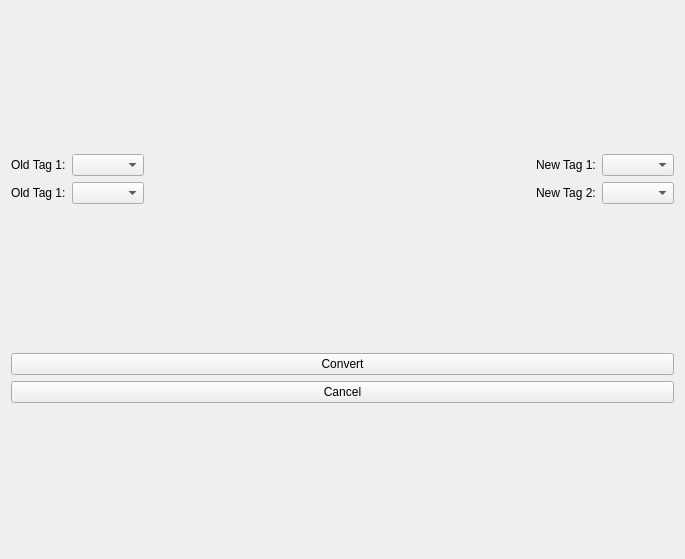
<?xml version="1.0" encoding="UTF-8"?>
<ui version="4.0">
 <class>Form</class>
 <widget class="QWidget" name="Form">
  <property name="geometry">
   <rect>
    <x>0</x>
    <y>0</y>
    <width>685</width>
    <height>559</height>
   </rect>
  </property>
  <property name="windowTitle">
   <string>Form</string>
  </property>
  <layout class="QVBoxLayout" name="verticalLayout_6">
   <item>
    <layout class="QHBoxLayout" name="horizontalLayout_3">
     <item>
      <layout class="QHBoxLayout" name="horizontalLayout">
       <item>
        <layout class="QVBoxLayout" name="verticalLayout">
         <item>
          <widget class="QLabel" name="label_old_tag1">
           <property name="text">
            <string>Old Tag 1:</string>
           </property>
          </widget>
         </item>
         <item>
          <widget class="QLabel" name="label_old_tag2">
           <property name="text">
            <string>Old Tag 1:</string>
           </property>
          </widget>
         </item>
        </layout>
       </item>
       <item>
        <layout class="QVBoxLayout" name="verticalLayout_2">
         <item>
          <widget class="QComboBox" name="comboBox_old_tag1"/>
         </item>
         <item>
          <widget class="QComboBox" name="comboBox_old_tag2"/>
         </item>
        </layout>
       </item>
      </layout>
     </item>
     <item>
      <spacer name="horizontalSpacer">
       <property name="orientation">
        <enum>Qt::Horizontal</enum>
       </property>
       <property name="sizeHint" stdset="0">
        <size>
         <width>40</width>
         <height>20</height>
        </size>
       </property>
      </spacer>
     </item>
     <item>
      <layout class="QHBoxLayout" name="horizontalLayout_2">
       <item>
        <layout class="QVBoxLayout" name="verticalLayout_3">
         <item>
          <widget class="QLabel" name="label_new_tag1">
           <property name="text">
            <string>New Tag 1:</string>
           </property>
          </widget>
         </item>
         <item>
          <widget class="QLabel" name="label_new_tag2">
           <property name="text">
            <string>New Tag 2:</string>
           </property>
          </widget>
         </item>
        </layout>
       </item>
       <item>
        <layout class="QVBoxLayout" name="verticalLayout_4">
         <item>
          <widget class="QComboBox" name="comboBox_new_tag1"/>
         </item>
         <item>
          <widget class="QComboBox" name="comboBox_new_tag2"/>
         </item>
        </layout>
       </item>
      </layout>
     </item>
    </layout>
   </item>
   <item>
    <layout class="QVBoxLayout" name="verticalLayout_5">
     <item>
      <widget class="QPushButton" name="pushButton_convert">
       <property name="text">
        <string>Convert</string>
       </property>
      </widget>
     </item>
     <item>
      <widget class="QPushButton" name="pushButton_cancel">
       <property name="text">
        <string>Cancel</string>
       </property>
      </widget>
     </item>
    </layout>
   </item>
  </layout>
 </widget>
 <resources/>
 <connections/>
</ui>
